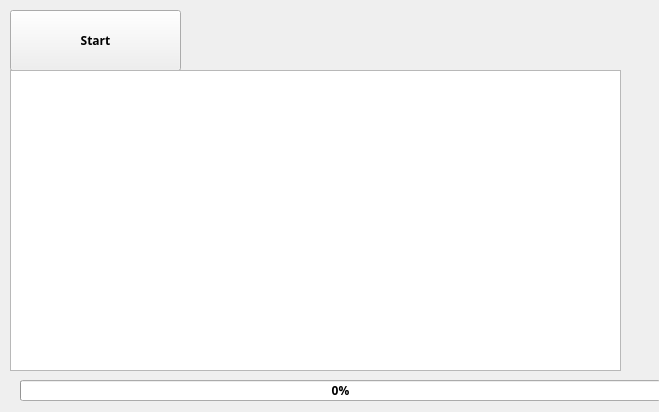
<?xml version="1.0" encoding="UTF-8"?>
<ui version="4.0">
 <class>Form</class>
 <widget class="QWidget" name="Form">
  <property name="geometry">
   <rect>
    <x>0</x>
    <y>0</y>
    <width>659</width>
    <height>412</height>
   </rect>
  </property>
  <property name="windowTitle">
   <string>스레드 테스트</string>
  </property>
  <widget class="QPushButton" name="btnStart">
   <property name="geometry">
    <rect>
     <x>10</x>
     <y>10</y>
     <width>171</width>
     <height>61</height>
    </rect>
   </property>
   <property name="font">
    <font>
     <family>나눔고딕</family>
     <weight>75</weight>
     <bold>true</bold>
    </font>
   </property>
   <property name="text">
    <string>Start</string>
   </property>
  </widget>
  <widget class="QTextBrowser" name="txbLog">
   <property name="geometry">
    <rect>
     <x>10</x>
     <y>70</y>
     <width>611</width>
     <height>301</height>
    </rect>
   </property>
   <property name="font">
    <font>
     <family>나눔고딕</family>
     <weight>75</weight>
     <bold>true</bold>
    </font>
   </property>
  </widget>
  <widget class="QProgressBar" name="pgbTask">
   <property name="geometry">
    <rect>
     <x>20</x>
     <y>380</y>
     <width>641</width>
     <height>21</height>
    </rect>
   </property>
   <property name="font">
    <font>
     <family>나눔고딕</family>
     <weight>75</weight>
     <bold>true</bold>
    </font>
   </property>
   <property name="value">
    <number>0</number>
   </property>
  </widget>
 </widget>
 <resources/>
 <connections/>
</ui>
